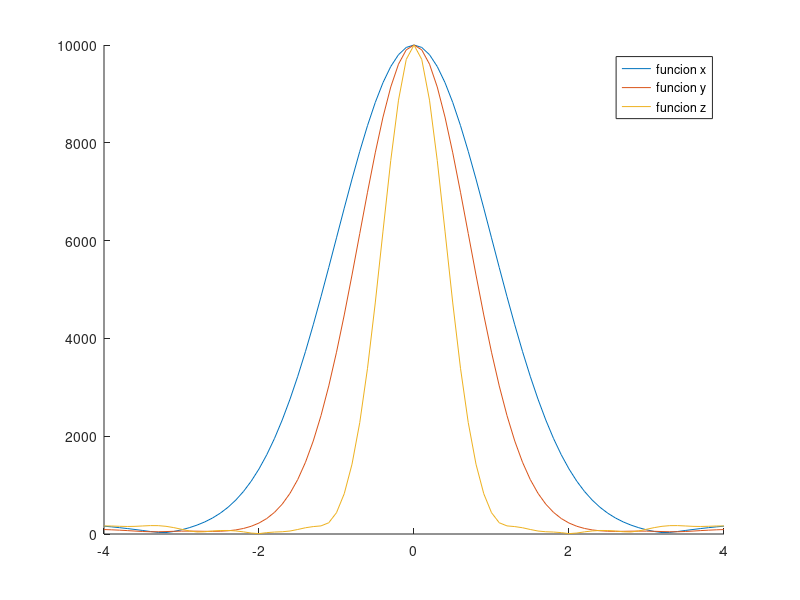
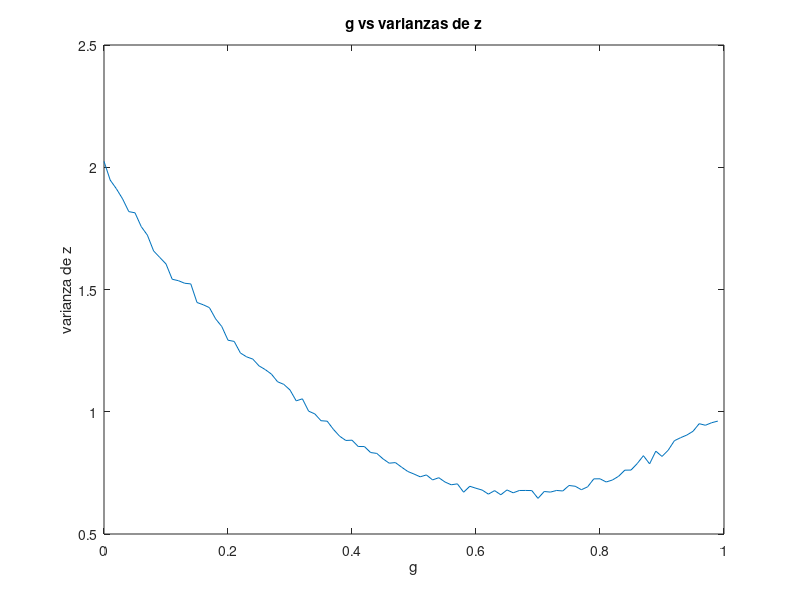

These figures' MATLAB source, in order: (Note: this script raises an error after producing the figures.)
clc
clear all


u=1; %media
v_1=sqrt(1); %varianza 1
v_2=sqrt(2); %varianza 2
m_exp=0;
v_exp=0;
g=2;


x_1=normrnd(u,v_1,[10000,1]);
y_1=normrnd(u,v_2,[10000,1]);
z=x_1+(1-g)*(y_1-x_1);
m_exp=m_exp+mean(z);
v_exp=v_exp+var(z);


mu=m_exp;
var_1=v_exp;
disp(['Encontrar la media y la varianza']);
disp(['la media es: ',num2str(mu)]);
disp(['la varianza es: ',num2str(var_1)]);


s=-5:0.1:5;
s=-4:0.1:4;
fi_x=exp(j*s.*x_1);
fi_y=exp(j*s.*y_1);

fi_x=sum(fi_x,1);
fi_y=sum(fi_y,1);


fi_z = exp(j*s.*z);
fi_z=sum(fi_z,1);

figure
hold on
plot(s,abs(fi_x))
plot(s,abs(fi_y))
plot(s,abs(fi_z))
legend("funcion x","funcion y","funcion z")
hold off
saveas(gcf,'funciones.jpg')

%g minima
v_min=100;
v_intento=0;
g_min=0;
g=0;
c=1;

while g<=1

v_exp=0;

x_2=normrnd(u,v_1,[10000,1]);
y_2=normrnd(u,v_2,[10000,1]);
z=x_2+(1-g)*(y_2-x_2);
v_exp=var(z);

v_s(c)=v_exp;
g_s(c)=g;
g=g+0.01;
c=c+1;

end

v_min=min(v_s);
p=find(v_s==v_min);
g_min=g_s(p);
figure
plot(g_s,v_s);
title('g vs varianzas de z')
xlabel('g')
ylabel('varianza de z')
z=x_2+(1-g_min)*(y_2-x_2);

disp(['Encontrar la g para la varianza minima de z']);
disp(['El valor de g para la minima varianza es: ',num2str(g_min)]);

var_x=(v_1)^2;
var_y=2*(var_x);




disp(['Ordenar las varianzas de menor a mayor']);
disp(['Varianza de x: ',num2str(var_x)]);
disp(['Varianza de y: ',num2str(var_y)]);
disp(['Varianza de z: ',num2str(v_min)]);


figure
% Create plots.
t = tiledlayout(3,1);

ax1 = nexttile;
hist(x_1)
title(ax1,'Varianza de x')
xlim([-6 8]);

ax2 = nexttile;
hist(y_1)
title(ax2,'Varianza de y')
xlim([-6 8]);

ax3 = nexttile;
hist(z)
title(ax3,'Varianza de z')
xlim([-6 8]);

valores=[var_x,var_y,v_min];
ordenados=sort(valores)
